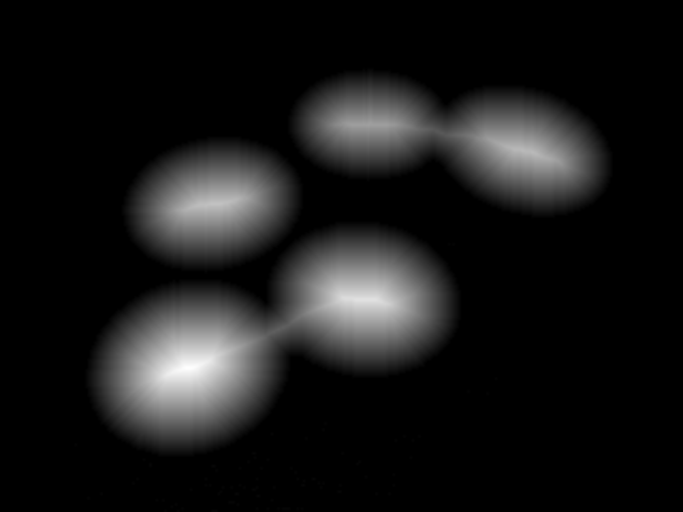
#> input picture HW/circles.png, 683 x 512 px
$ python hw8.py   (Python 2 division)   (older library calls are emulated)
#> lines starting #> are read from the running program, lines starting #| are printed output that depends on the picture; after the words box and inside, x2 and y2 are one past the last pixel; in counts of white or black regions, pixels touching at a corner belong together
#Using Python's built-in functionality, scipy, or any other module, perform the following tasks:
#Thresholding: First convert the image to a binary image.  This is done with a technique called thresholding, which is
# covered in the reading.  There are functions for it in scipy, although it is very easy to do manually.  Essentially
# read each pixel and if it above a specified gray level make it white, otherwise make it black.
#Count objects:  Count the number of objects in the image.  If you are interested in how this is done, refer to the
# additional readings.  An object will be a group of white pixels surrounded by black pixels.  Doing this by hand is
# also fairly easy, but try to use functions found in the modules available.
#Find center points: For each object, find the center point in terms of x,y coordinates.  As with part 3, you can do
# this directly, but it's better to use something from a module.

import numpy as np
import scipy.ndimage as ndimage
import scipy.misc as misc
import scipy as mdimage
import matplotlib.pylab as pyl
import mahotas as mh


# Circles
# Read and show image
circles = misc.imread('circles.png')
#> circles is the input picture: shape (512, 683); min 0, max 254, mean 24.1
pyl.imshow(circles)
pyl.show()

#Threshold
T = mh.otsu(circles)
#> T = 61
circlesTh = (circles > T)
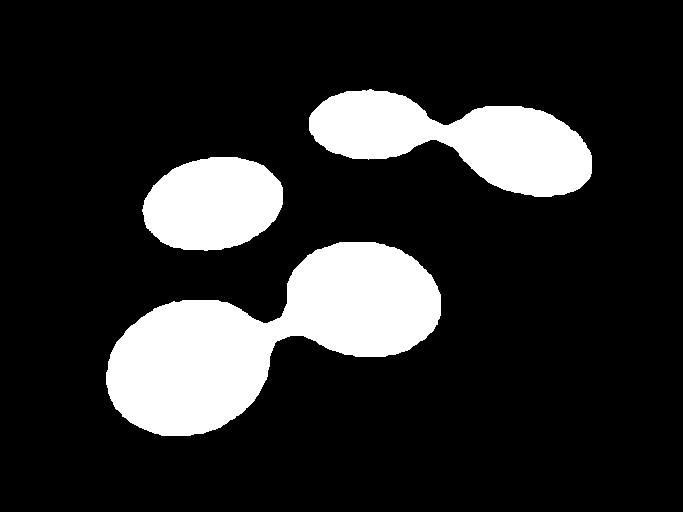
#> circlesTh: shape (512, 683) bool; 17% white; 3 white regions, box (x1, y1, x2, y2) and area: (106, 242, 441, 436) 32506, (309, 89, 592, 197) 16798, (142, 157, 283, 251) 10301
circlesF = mh.gaussian_filter(circles, 33)
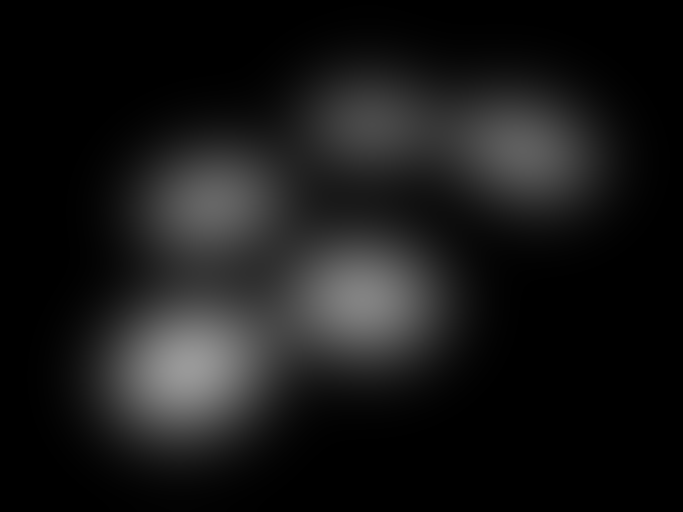
#> circlesF: shape (512, 683) float64; min 0, max 153.9, mean 24.1
#> (the run stopped early here; a loop or call above may not have finished)
